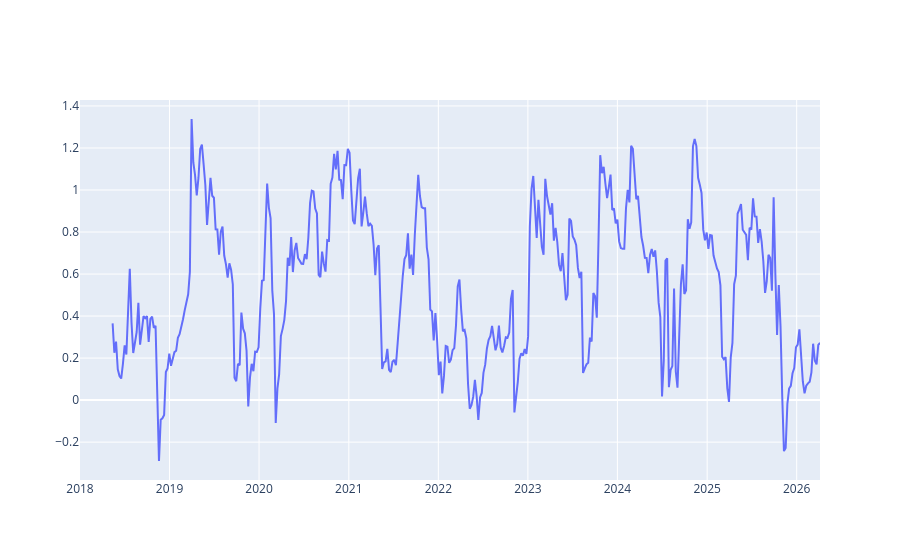

The code cell stored with this chart in its notebook:
### Code cell
fig4 = make_subplots(rows=1, cols=1)

fig4.add_trace(go.Scatter(
    x=btc_w.bb_percent().index,
    y=btc_w.bb_percent()
))
fig4.show()

### Figure 1 — Plotly figure (JSON) as saved in the notebook; plotly's stock layout.template omitted (floating-point values rounded to 4 significant figures; data arrays with more than 128 entries replaced by an {"elided": "..."} marker saying what was removed)
{"data": [{"type": "scatter", "x": {"elided": "432 str values"}, "y": {"elided": "432 float values"}}], "layout": {"xaxis": {"anchor": "y", "domain": [0, 1]}, "yaxis": {"anchor": "x", "domain": [0, 1]}}}
